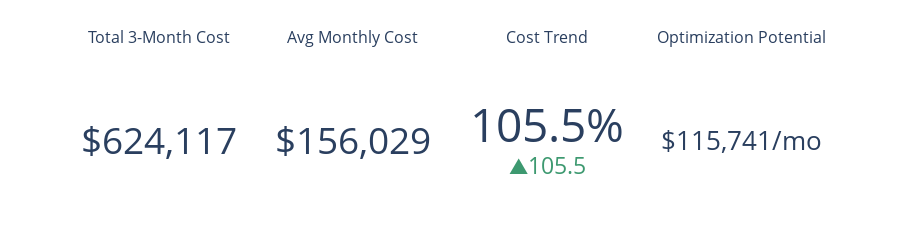

Source (notebook cell):
### Code cell
# Create KPI cards
from plotly.subplots import make_subplots

fig = make_subplots(
    rows=1, cols=4,
    subplot_titles=("Total 3-Month Cost", "Avg Monthly Cost", "Cost Trend", "Optimization Potential"),
    specs=[[{"type": "indicator"}, {"type": "indicator"}, {"type": "indicator"}, {"type": "indicator"}]]
)

fig.add_trace(go.Indicator(
    mode="number",
    value=total_cost,
    number={'prefix': "$", 'valueformat': ",.0f"},
    domain={'x': [0, 1], 'y': [0, 1]}
), row=1, col=1)

fig.add_trace(go.Indicator(
    mode="number",
    value=avg_monthly_cost,
    number={'prefix': "$", 'valueformat': ",.0f"},
    domain={'x': [0, 1], 'y': [0, 1]}
), row=1, col=2)

fig.add_trace(go.Indicator(
    mode="number+delta",
    value=cost_change_pct,
    number={'suffix': "%", 'valueformat': ".1f"},
    delta={'reference': 0, 'relative': False},
    domain={'x': [0, 1], 'y': [0, 1]}
), row=1, col=3)

fig.add_trace(go.Indicator(
    mode="number",
    value=total_optimization,
    number={'prefix': "$", 'valueformat': ",.0f", 'suffix': "/mo"},
    domain={'x': [0, 1], 'y': [0, 1]}
), row=1, col=4)

fig.update_layout(height=200, showlegend=False, margin=dict(t=50, b=10))
fig.show()

### Figure 1 — Plotly figure (JSON) as saved in the notebook; plotly's stock layout.template omitted (floating-point values rounded to 4 significant figures)
{"data": [{"domain": {"x": [0, 0.2125], "y": [0, 1]}, "mode": "number", "number": {"prefix": "$", "valueformat": ",.0f"}, "type": "indicator", "value": 624100.0}, {"domain": {"x": [0.2625, 0.475], "y": [0, 1]}, "mode": "number", "number": {"prefix": "$", "valueformat": ",.0f"}, "type": "indicator", "value": 156000.0}, {"delta": {"reference": 0, "relative": false}, "domain": {"x": [0.525, 0.7375], "y": [0, 1]}, "mode": "number+delta", "number": {"suffix": "%", "valueformat": ".1f"}, "type": "indicator", "value": 105.5}, {"domain": {"x": [0.7875, 1], "y": [0, 1]}, "mode": "number", "number": {"prefix": "$", "suffix": "/mo", "valueformat": ",.0f"}, "type": "indicator", "value": 115700.0}], "layout": {"annotations": [{"font": {"size": 16}, "showarrow": false, "text": "Total 3-Month Cost", "x": 0.1062, "xanchor": "center", "xref": "paper", "y": 1, "yanchor": "bottom", "yref": "paper"}, {"font": {"size": 16}, "showarrow": false, "text": "Avg Monthly Cost", "x": 0.3688, "xanchor": "center", "xref": "paper", "y": 1, "yanchor": "bottom", "yref": "paper"}, {"font": {"size": 16}, "showarrow": false, "text": "Cost Trend", "x": 0.6313, "xanchor": "center", "xref": "paper", "y": 1, "yanchor": "bottom", "yref": "paper"}, {"font": {"size": 16}, "showarrow": false, "text": "Optimization Potential", "x": 0.8938, "xanchor": "center", "xref": "paper", "y": 1, "yanchor": "bottom", "yref": "paper"}], "height": 200, "margin": {"b": 10, "t": 50}, "showlegend": false}}
